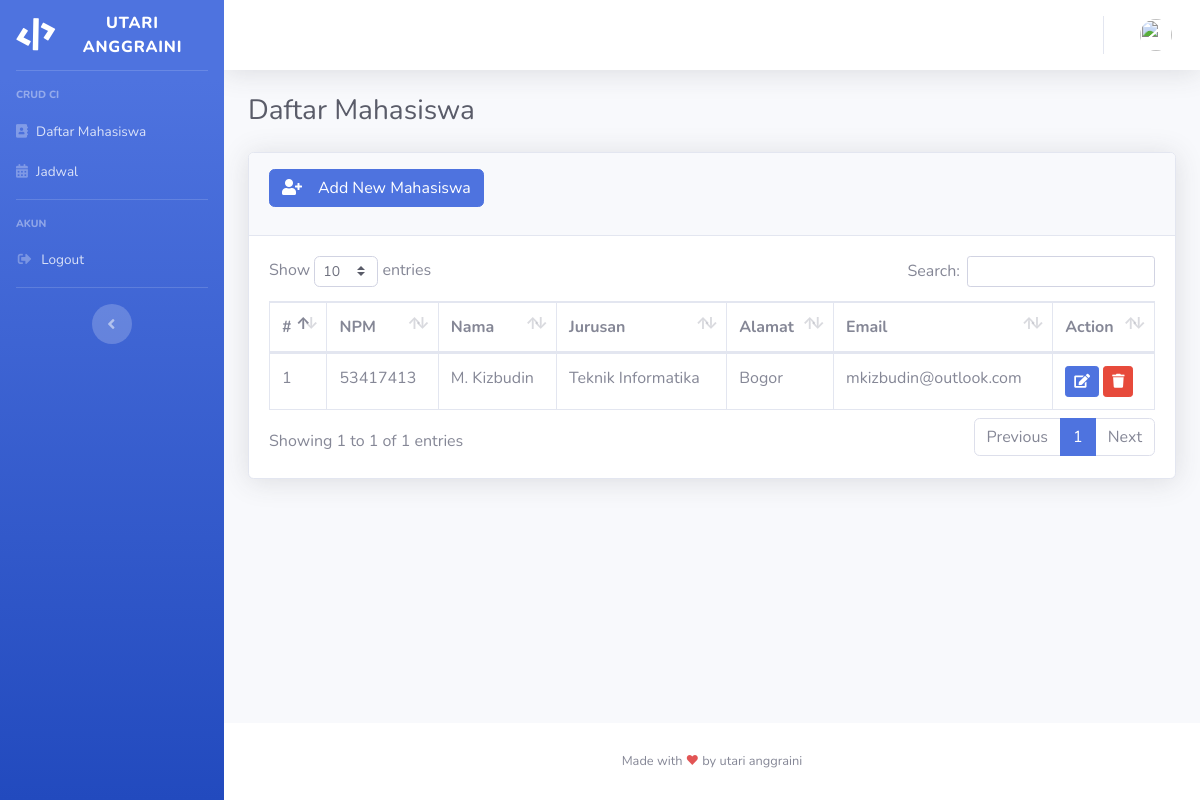
Screenshot of /index.php/mahasiswa with the database file from the repository.
### tables this page shows
CREATE TABLE `tb_mahasiswa` (
  `id` int(11) NOT NULL,
  `image` varchar(150) NOT NULL,
  `npm` varchar(15) NOT NULL,
  `nama` varchar(30) NOT NULL,
  `jurusan` varchar(100) NOT NULL,
  `alamat` varchar(150) NOT NULL,
  `email` varchar(100) NOT NULL
);

### application/controllers/Mahasiswa.php (called while the page is built, shortened)
<?php
class Mahasiswa extends CI_Controller
{
    public function __construct()
    {
        $this->load->model('Mahasiswa_model');
    }
    public function index()
    {
        $data['title'] = 'Daftar Mahasiswa';
        $data['user'] = $this->db->get_where('user', ['username' => $this->session->userdata('username')])->row_array();
        $data['mahasiswa'] = $this->Mahasiswa_model->getAllMahasiswa();
        $this->form_validation->set_rules('npm', 'NPM', 'required');
        $this->form_validation->set_rules('nama', 'Nama', 'required');
        $this->form_validation->set_rules('jurusan', 'Jurusan', 'required');
        $this->form_validation->set_rules('alamat', 'Alamat', 'required');
        $this->form_validation->set_rules('email', 'Email', 'required|valid_email');
        if ($this->form_validation->run() == false) {
            $this->load->view('templates/header', $data);
            $this->load->view('templates/sidebar', $data);
            $this->load->view('templates/topbar', $data);
            $this->load->view('mahasiswa/index', $data);
            $this->load->view('templates/footer', $data);
        } else {
            $this->Mahasiswa_model->tambahDataMahasiswa();
            $this->session->set_flashdata('message', '<div class="alert alert-success" role="alert">New Mahasiswa added!</div>');
            redirect('mahasiswa');
        }
    }
}

### index.php (called while the page is built, shortened)
<?php
require_once BASEPATH.'core/CodeIgniter.php';

### application/models/Mahasiswa_model.php (called while the page is built, shortened)
<?php
class Mahasiswa_model extends CI_model
{
    public function getAllMahasiswa()
    {
        return $this->db->get('tb_mahasiswa')->result_array();
    }
}

### application/views/mahasiswa/index.php (the view, shortened to what this page needs)
<div class="container-fluid">
    <h1 class="h3 mb-4 text-gray-800"><?= $title; ?></h1>
    <div class="card shadow">
        <div class="card-header pt-3">
            <a href="" class="btn btn-primary mb-3" data-toggle="modal" data-target="#newMahasiswaModal"><i class="fa fa-user-plus mr-3"></i>Add New Mahasiswa</a>
        </div>
        <div class="card-body">
            <div class="table-responsive">
                <table class="table table-bordered" id="dataTable" width="100%" cellspacing="0">
                    <thead>
                        <tr>
                            <th>#</th>
                            <th>NPM</th>
                            <th>Nama</th>
                            <th>Jurusan</th>
                            <th>Alamat</th>
                            <th>Email</th>
                            <th>Action</th>
                        </tr>
                    </thead>
                    <tbody>
                        <?php $i = 1; ?>
                        <?php foreach ($mahasiswa as $mhs) : ?>
                            <tr>
                                <td><?= $i; ?></td>
                                <td><?= $mhs['npm'] ?></td>
                                <td><?= $mhs['nama'] ?></td>
                                <td><?= $mhs['jurusan'] ?></td>
                                <td><?= $mhs['alamat'] ?></td>
                                <td><?= $mhs['email'] ?></td>
                                <td>
                                    <a class="btn btn-primary btn-sm" href="<?= site_url('mahasiswa/ubahmhs/' . $mhs['id']) ?>" role="button">
                                        <i class="fa fa-edit" aria-hidden="true"></i>
                                    </a>
                                    <a class="btn btn-danger btn-sm" href="#modalDelete" onclick="$('#modalDelete #formDelete').attr('action', '<?= site_url('mahasiswa/hapusmhs/' . $mhs['id']) ?>')" data-toggle="modal" data-target="">
                                        <i class="fa fa-trash" aria-hidden="true"></i>
                                    </a>
                                </td>
                            </tr>
                            <?php $i++; ?>
                        <?php endforeach; ?>
                    </tbody>
                </table>
            </div>
        </div>
    </div>
</div>
</div>

### rows the page displays
tb_mahasiswa: npm "53417413", nama "M. Kizbudin", jurusan "Teknik Informatika", alamat "Bogor", email "mkizbudin@outlook.com"

### other values shown
$title "Daftar Mahasiswa"
